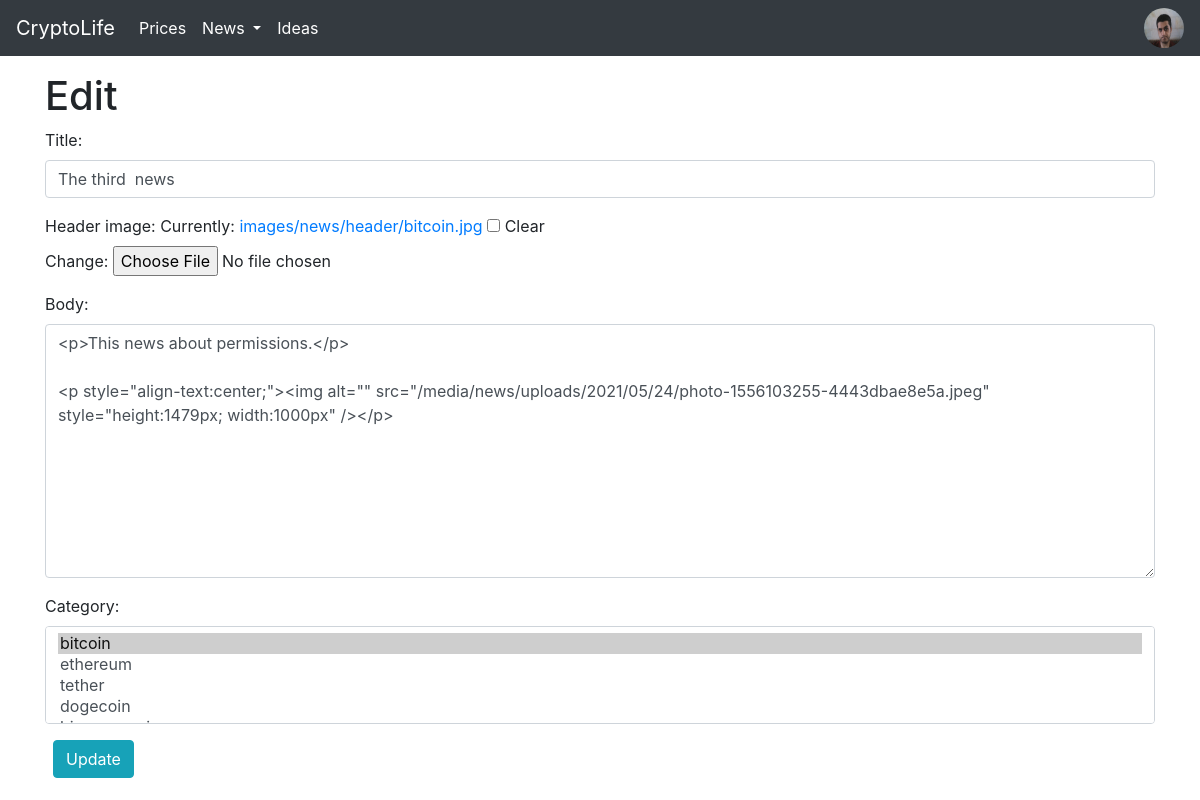
Page /news/3/edit/ (signed in) on the committed database.
### accounts/models.py (models this page shows, shortened)
class CustomUser(AbstractBaseUser, PermissionsMixin):
    class Meta:
        permissions = [
            ('all', 'all of the permissions')
        ]
    first_name = models.CharField(max_length=30, null=True, blank=True)
    last_name = models.CharField(max_length=30, null=True, blank=True)
    email = models.EmailField(verbose_name='email', max_length=100, unique=True)
    username = models.CharField(max_length=55, unique=True)
    date_joined = models.DateTimeField(verbose_name='date joined', auto_now_add=True)
    last_login = models.DateTimeField(verbose_name='last login', auto_now=True)
    is_admin = models.BooleanField(default=False)
    is_active = models.BooleanField(default=True)
    is_staff = models.BooleanField(default=False)
    is_superuser = models.BooleanField(default=False)
    profile_image = models.ImageField(null=True, blank=True, upload_to=get_profile_image_filepath, default='images/accounts/profiles/default_image.jpg')
    objects = MyAccountManager()
    USERNAME_FIELD = 'username'
    REQUIRED_FIELDS = ['email']

### news/models.py (models this page shows, shortened)
class News(models.Model):
    class Meta:
        permissions = [
            ('all', 'all of the permissions')
        ]
        ordering = ['-date']
    title = models.CharField(max_length=255)
    header_image = models.ImageField(null=True, blank=True, upload_to="images/news/header/")
    body = RichTextUploadingField()
    date = models.DateTimeField(auto_now_add=True)
    author = models.ForeignKey(
        get_user_model(),
        on_delete=models.CASCADE,
    )
    category = models.ManyToManyField(Category, default='cryptocurrency', related_name='category')
    like_news = models.ManyToManyField(AUTH_USER_MODEL, blank=True, related_name='the_news')
    unlike_news = models.ManyToManyField(AUTH_USER_MODEL, blank=True, related_name='the_news_unlike')

### news/views.py (the view, shortened to what this page needs)
# urls.py: path('<int:pk>/edit/', NewsUpdateView.as_view(), name='news_edit'),
class NewsUpdateView(LoginRequiredMixin, UserPassesTestMixin, UpdateView):
    model = News
    form_class = NewsForm
    template_name = 'news/news_edit.html'
    def test_func(self):
        obj = self.get_object()
        if self.request.user.has_perm('news.all') or self.request.user.has_perm('news.change_news') or obj.author == self.request.user:
            return True

### news/forms.py
class NewsForm(forms.ModelForm):
    class Meta:
        model = News
        fields = ('title', 'header_image', 'body', 'category')
        widgets = {
            'title' : forms.TextInput(attrs={'class':'form-control'}),
            'body' : forms.Textarea(attrs={'class':'form-control'}),
            'category' : forms.SelectMultiple(attrs={'class':'form-control'}),
        }

### news/models.py (called while the page is built)
    def __str__(self):
        return self.slug

### templates/news/news_edit.html (shortened to what this page needs)
{% extends 'base.html' %}
{% block content %}
    <h1>Edit</h1>
    <div class="form-group">
        <form action="" method="POST" enctype="multipart/form-data">
            {{ form.as_p}}
            <button class="btn btn-info ml-2" type="submit">Update</button>
        </form>
    </div>
{% endblock content %}

### templates/base.html (shortened to what this page needs)
{% load static %}
<!DOCTYPE html>
<html lang="en">
  <head>
    <link rel="stylesheet" href="https://cdn.jsdelivr.net/npm/bootstrap@4.5.3/dist/css/bootstrap.min.css">
  </head>
  <body>
    <nav class="navbar navbar-expand-lg navbar-dark bg-dark fixed-top">
      <a class="navbar-brand" href="{% url 'home' %}">CryptoLife</a>
      <div class="collapse navbar-collapse" id="navbarSupportedContent">
        <ul class="navbar-nav mr-auto">
          <li class="nav-item active">
            <a class="nav-link" href="{% url 'prices_list' %}">Prices <span class="sr-only">(current)</span></a>
          </li>
          {% if perms.news.add_news or perms.news.all %}
          <li class="nav-item dropdown active">
            <a class="nav-link dropdown-toggle" href="#" id="navbarDropdown" role="button" data-toggle="dropdown" aria-haspopup="true" aria-expanded="false">
              News
            </a>
          </li>
          {% else %}
          <li class="nav-item active">
            <a class="nav-link" href="{% url 'news_list' %}">News<span class="sr-only">(current)</span></a>
          </li>
          {% endif %}
          <li class="nav-item active">
            <a class="nav-link" href="#">Ideas<span class="sr-only">(current)</span></a>
          </li>
        </ul>
      </div>
        {% if user.is_authenticated %}
          <div class = "btn-group dropleft">
            <img class="account-image rounded-circle m-auto d-block dropdown-toggle" id="id_profile_links" data-toggle="dropdown" aria-haspopup="true" aria-expanded="false" src="{{ user.profile_image.url }}" alt="logo" width="40" height="40">
          </div>
          {% else %}
            <form class="form-inline ml-auto">
              <a href="{% url 'accounts:login' %}" class="btn btn-outline-secondary">Log In</a>
              <a href="{% url 'accounts:signup' %}" class="btn btn-primary ml-2">Sign up</a>
            </form>
          {% endif %}
    </nav>
    <main>
      <div class='container'>
        <br/>
        <br/>
        <br/>
        {% block content %}
        {% endblock content %}
      </div>
    </main>
  </body>
</html>

### rows in the picture
CustomUser: profile_image (placeholder picture)
News: title "The third news", body "<p>This news about permissions.</p> <p style=\"align-text:center;\"><img alt=\"\" src=\"/media/news/uploads/2021/05/24/photo-1556103255-4443dbae8e5a.jpeg\" style=\"height:1479px; width:1000px\" /></p>"
